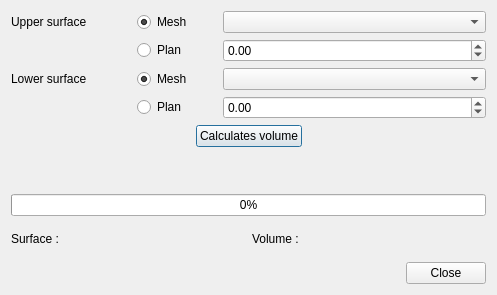
<?xml version="1.0" encoding="UTF-8"?>
<ui version="4.0">
 <class>VolumeCalculatorDialog</class>
 <widget class="QDialog" name="VolumeCalculatorDialog">
  <property name="geometry">
   <rect>
    <x>0</x>
    <y>0</y>
    <width>497</width>
    <height>295</height>
   </rect>
  </property>
  <property name="maximumSize">
   <size>
    <width>497</width>
    <height>295</height>
   </size>
  </property>
  <property name="windowTitle">
   <string>Dialog</string>
  </property>
  <property name="locale">
   <locale language="English" country="UnitedStates"/>
  </property>
  <layout class="QGridLayout" name="gridLayout">
   <item row="0" column="0">
    <layout class="QGridLayout" name="glUpSurface">
     <item row="0" column="0">
      <widget class="QLabel" name="lUpSurface">
       <property name="maximumSize">
        <size>
         <width>120</width>
         <height>16777215</height>
        </size>
       </property>
       <property name="text">
        <string>Upper surface</string>
       </property>
      </widget>
     </item>
     <item row="0" column="1">
      <widget class="QRadioButton" name="rbUpSurfaceMesh">
       <property name="maximumSize">
        <size>
         <width>80</width>
         <height>16777215</height>
        </size>
       </property>
       <property name="text">
        <string>Mesh</string>
       </property>
       <property name="checked">
        <bool>true</bool>
       </property>
       <property name="autoExclusive">
        <bool>true</bool>
       </property>
       <attribute name="buttonGroup">
        <string notr="true">bgUpSurface</string>
       </attribute>
      </widget>
     </item>
     <item row="0" column="2">
      <widget class="QComboBox" name="cbUpSurfaceMesh"/>
     </item>
     <item row="1" column="1">
      <widget class="QRadioButton" name="rbUpSurfacePlan">
       <property name="maximumSize">
        <size>
         <width>80</width>
         <height>16777215</height>
        </size>
       </property>
       <property name="text">
        <string>Plan</string>
       </property>
       <property name="autoExclusive">
        <bool>true</bool>
       </property>
       <attribute name="buttonGroup">
        <string notr="true">bgUpSurface</string>
       </attribute>
      </widget>
     </item>
     <item row="1" column="2">
      <widget class="QDoubleSpinBox" name="dsUpSurfacePlan">
       <property name="minimum">
        <double>-10000.000000000000000</double>
       </property>
       <property name="maximum">
        <double>10000.000000000000000</double>
       </property>
      </widget>
     </item>
    </layout>
   </item>
   <item row="1" column="0">
    <layout class="QGridLayout" name="glLoSurface">
     <item row="0" column="0">
      <widget class="QLabel" name="lLoSurface">
       <property name="maximumSize">
        <size>
         <width>120</width>
         <height>16777215</height>
        </size>
       </property>
       <property name="text">
        <string>Lower surface</string>
       </property>
      </widget>
     </item>
     <item row="0" column="1">
      <widget class="QRadioButton" name="rbLoSurfaceMesh">
       <property name="maximumSize">
        <size>
         <width>80</width>
         <height>16777215</height>
        </size>
       </property>
       <property name="locale">
        <locale language="French" country="France"/>
       </property>
       <property name="text">
        <string>Mesh</string>
       </property>
       <property name="checked">
        <bool>true</bool>
       </property>
       <property name="autoExclusive">
        <bool>true</bool>
       </property>
       <attribute name="buttonGroup">
        <string notr="true">bgLoSurface</string>
       </attribute>
      </widget>
     </item>
     <item row="0" column="2">
      <widget class="QComboBox" name="cbLoSurfaceMesh"/>
     </item>
     <item row="1" column="1">
      <widget class="QRadioButton" name="rbLoSurfacePlan">
       <property name="maximumSize">
        <size>
         <width>80</width>
         <height>16777215</height>
        </size>
       </property>
       <property name="text">
        <string>Plan</string>
       </property>
       <attribute name="buttonGroup">
        <string notr="true">bgLoSurface</string>
       </attribute>
      </widget>
     </item>
     <item row="1" column="2">
      <widget class="QDoubleSpinBox" name="dsLoSurfacePlan">
       <property name="minimum">
        <double>-10000.000000000000000</double>
       </property>
       <property name="maximum">
        <double>10000.000000000000000</double>
       </property>
      </widget>
     </item>
    </layout>
   </item>
   <item row="2" column="0">
    <layout class="QHBoxLayout" name="hlCalculatesVolume">
     <item>
      <spacer name="hsCalculatesLeft">
       <property name="orientation">
        <enum>Qt::Horizontal</enum>
       </property>
       <property name="sizeHint" stdset="0">
        <size>
         <width>40</width>
         <height>20</height>
        </size>
       </property>
      </spacer>
     </item>
     <item>
      <widget class="QPushButton" name="pbCalculates">
       <property name="text">
        <string>Calculates volume</string>
       </property>
      </widget>
     </item>
     <item>
      <spacer name="hsCalculatesRight">
       <property name="orientation">
        <enum>Qt::Horizontal</enum>
       </property>
       <property name="sizeHint" stdset="0">
        <size>
         <width>40</width>
         <height>20</height>
        </size>
       </property>
      </spacer>
     </item>
    </layout>
   </item>
   <item row="3" column="0">
    <widget class="QLabel" name="lProcessName">
     <property name="text">
      <string/>
     </property>
    </widget>
   </item>
   <item row="4" column="0">
    <widget class="QProgressBar" name="progressBar">
     <property name="value">
      <number>0</number>
     </property>
    </widget>
   </item>
   <item row="5" column="0">
    <layout class="QGridLayout" name="glResults">
     <item row="0" column="0">
      <widget class="QLabel" name="lSurface">
       <property name="text">
        <string>Surface :</string>
       </property>
      </widget>
     </item>
     <item row="0" column="1">
      <widget class="QLabel" name="lVolume">
       <property name="text">
        <string>Volume :</string>
       </property>
      </widget>
     </item>
    </layout>
   </item>
   <item row="6" column="0">
    <widget class="QDialogButtonBox" name="buttonBox">
     <property name="orientation">
      <enum>Qt::Horizontal</enum>
     </property>
     <property name="standardButtons">
      <set>QDialogButtonBox::Close</set>
     </property>
    </widget>
   </item>
  </layout>
 </widget>
 <resources/>
 <connections>
  <connection>
   <sender>buttonBox</sender>
   <signal>accepted()</signal>
   <receiver>VolumeCalculatorDialog</receiver>
   <slot>accept()</slot>
   <hints>
    <hint type="sourcelabel">
     <x>266</x>
     <y>214</y>
    </hint>
    <hint type="destinationlabel">
     <x>157</x>
     <y>274</y>
    </hint>
   </hints>
  </connection>
  <connection>
   <sender>buttonBox</sender>
   <signal>rejected()</signal>
   <receiver>VolumeCalculatorDialog</receiver>
   <slot>reject()</slot>
   <hints>
    <hint type="sourcelabel">
     <x>334</x>
     <y>214</y>
    </hint>
    <hint type="destinationlabel">
     <x>286</x>
     <y>274</y>
    </hint>
   </hints>
  </connection>
  <connection>
   <sender>rbUpSurfaceMesh</sender>
   <signal>toggled(bool)</signal>
   <receiver>cbUpSurfaceMesh</receiver>
   <slot>setEnabled(bool)</slot>
   <hints>
    <hint type="sourcelabel">
     <x>171</x>
     <y>22</y>
    </hint>
    <hint type="destinationlabel">
     <x>252</x>
     <y>27</y>
    </hint>
   </hints>
  </connection>
  <connection>
   <sender>rbUpSurfacePlan</sender>
   <signal>toggled(bool)</signal>
   <receiver>dsUpSurfacePlan</receiver>
   <slot>setEnabled(bool)</slot>
   <hints>
    <hint type="sourcelabel">
     <x>163</x>
     <y>62</y>
    </hint>
    <hint type="destinationlabel">
     <x>251</x>
     <y>67</y>
    </hint>
   </hints>
  </connection>
  <connection>
   <sender>rbLoSurfaceMesh</sender>
   <signal>toggled(bool)</signal>
   <receiver>cbLoSurfaceMesh</receiver>
   <slot>setEnabled(bool)</slot>
   <hints>
    <hint type="sourcelabel">
     <x>166</x>
     <y>99</y>
    </hint>
    <hint type="destinationlabel">
     <x>389</x>
     <y>104</y>
    </hint>
   </hints>
  </connection>
  <connection>
   <sender>rbLoSurfacePlan</sender>
   <signal>toggled(bool)</signal>
   <receiver>dsLoSurfacePlan</receiver>
   <slot>setEnabled(bool)</slot>
   <hints>
    <hint type="sourcelabel">
     <x>155</x>
     <y>134</y>
    </hint>
    <hint type="destinationlabel">
     <x>389</x>
     <y>137</y>
    </hint>
   </hints>
  </connection>
  <connection>
   <sender>pbCalculates</sender>
   <signal>clicked()</signal>
   <receiver>VolumeCalculatorDialog</receiver>
   <slot>calculates()</slot>
   <hints>
    <hint type="sourcelabel">
     <x>169</x>
     <y>159</y>
    </hint>
    <hint type="destinationlabel">
     <x>35</x>
     <y>159</y>
    </hint>
   </hints>
  </connection>
 </connections>
 <slots>
  <slot>calculates()</slot>
 </slots>
 <buttongroups>
  <buttongroup name="bgLoSurface"/>
  <buttongroup name="bgUpSurface"/>
 </buttongroups>
</ui>
